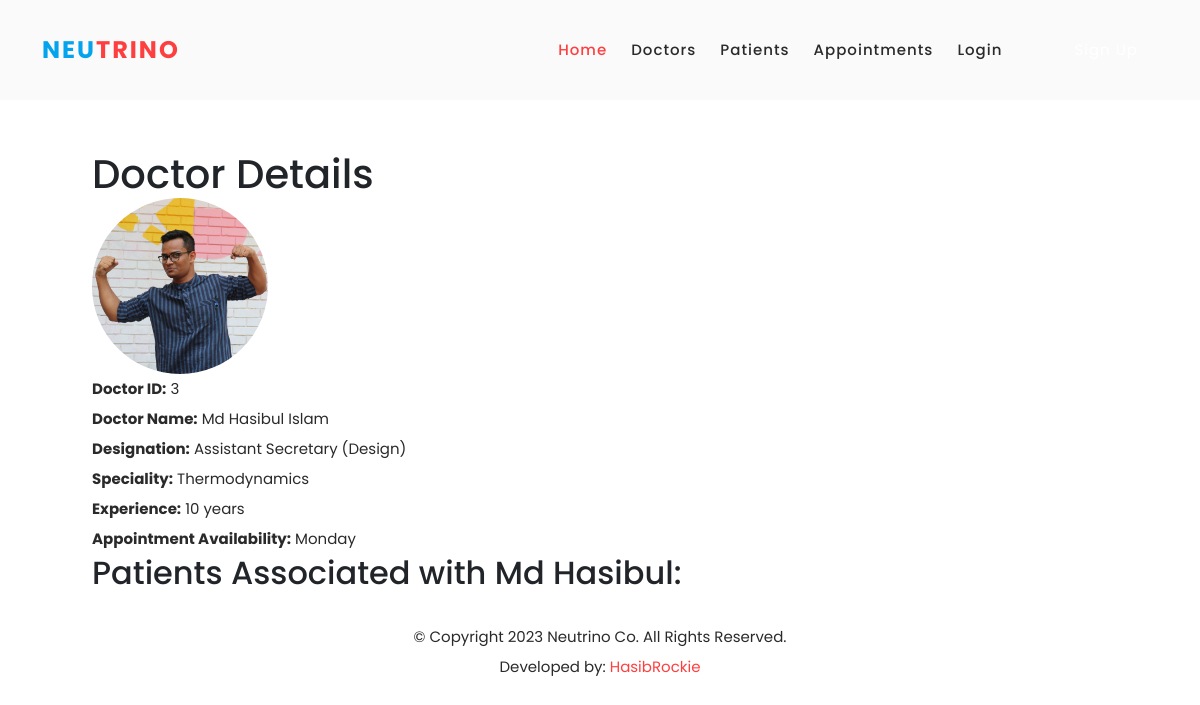
Before: /doctors/details/3/ with the older database file.
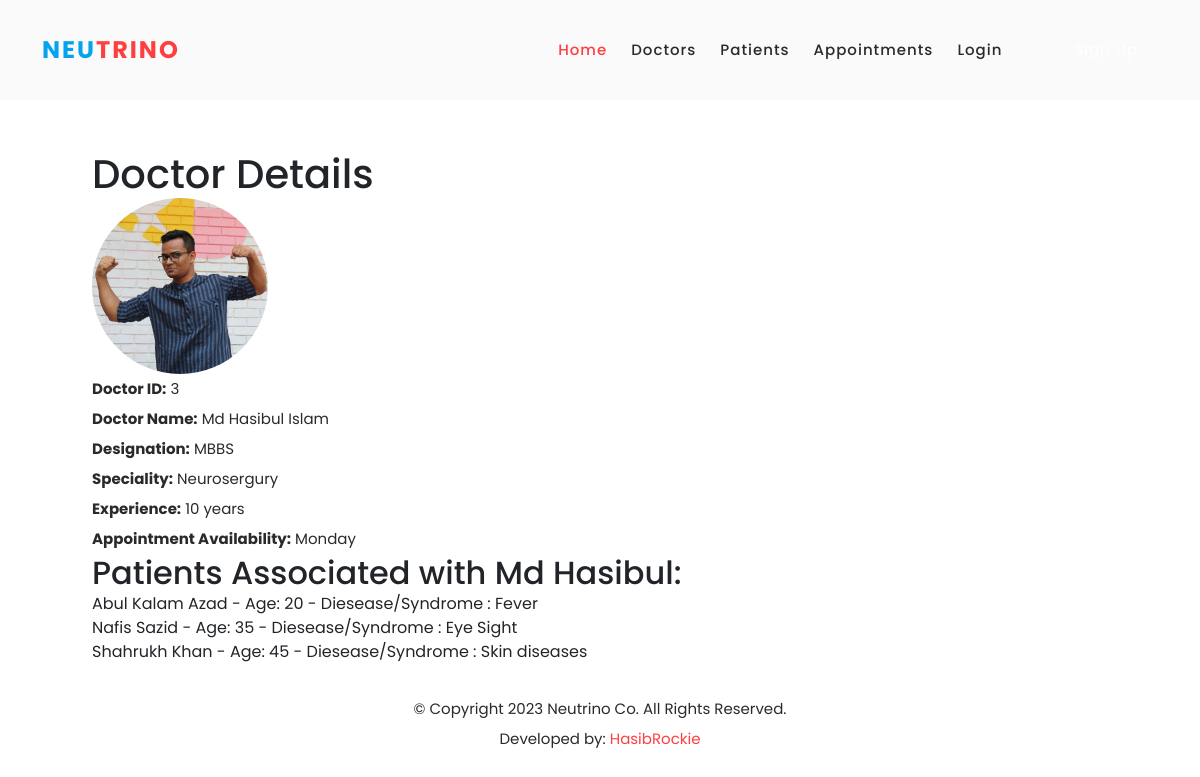
After: the same page with the newer database file.
### doctors/models.py (models this page shows, shortened)
class DoctorModel(models.Model):
    doctor_id = models.AutoField(primary_key=True)
    account = models.ForeignKey(Account, on_delete=models.CASCADE, related_name='doctor', null=True, blank=True)
    designation = models.CharField(max_length=255)
    speciality = models.CharField(max_length=255)
    experience = models.CharField(max_length=255)
    date_joined = models.DateTimeField(auto_now_add=True)
    APPOINTMENT_DAYS_CHOICES = [
        ('monday', 'Monday'),
        ('tuesday', 'Tuesday'),
        ('wednesday', 'Wednesday'),
        ('thursday', 'Thursday'),
        ('friday', 'Friday'),
        ('saturday', 'Saturday'),
        ('sunday', 'Sunday'),
    ]
    appointment_available_days = models.CharField(max_length=100, choices=APPOINTMENT_DAYS_CHOICES, blank=True, null=True)

### accounts/models.py (models this page shows, shortened)
class Account(AbstractBaseUser):
    first_name      = models.CharField(max_length=50)
    last_name       = models.CharField(max_length=50)
    username        = models.CharField(max_length=50, unique=True)
    email           = models.EmailField(max_length=100, unique=True)
    phone_number    = models.CharField(max_length=50)
    date_joined     = models.DateTimeField(auto_now_add=True)
    last_login      = models.DateTimeField(auto_now=True)
    is_admin        = models.BooleanField(default=False)
    is_staff        = models.BooleanField(default=False)
    is_active       = models.BooleanField(default=False)
    is_superadmin   = models.BooleanField(default=False)
    USERNAME_FIELD = 'email'
    REQUIRED_FIELDS = ['username', 'first_name', 'last_name']
    objects = MyAccountManager()

class UserProfile(models.Model):
    user = models.OneToOneField(Account, on_delete=models.SET_NULL, null=True, related_name='profile')
    address_line_1 = models.CharField(blank=True, max_length=100)
    address_line_2 = models.CharField(blank=True, max_length=100)
    profile_picture = models.ImageField(blank=True, upload_to='photos/userprofile')
    city = models.CharField(blank=True, max_length=20)
    state = models.CharField(blank=True, max_length=20)
    country = models.CharField(blank=True, max_length=20)

### patients/models.py (models this page shows, shortened)
class AppointmentModel(models.Model):
    patient_name = models.CharField(max_length=255)
    patient_contact = models.CharField(max_length=255)
    patient_age = models.IntegerField()
    doctor = models.ForeignKey(DoctorModel, on_delete=models.CASCADE, related_name='appointment')
    date = models.DateField()
    time = models.TimeField()
    disease_syndrome = models.CharField(max_length=255, null=True, blank=True)
    is_new = models.BooleanField(default=True)
    appointment_time = models.DateTimeField(auto_now_add=True)

### doctors/views.py (the view)
# urls.py: path('details/<int:doctor_id>/', views.doctor_details, name='doctor_details'),
def doctor_details(request, doctor_id):
    doctor = get_object_or_404(DoctorModel, pk=doctor_id)
    return render(request, 'doctors/doctor_details.html', {'doctor': doctor})

### doctors/templates/doctors/doctor_details.html
{% extends "base.html" %} {% block content %}
<div class="container" style="margin-top:150px;margin-left:80px; align-items:center">
  <div class="row">
    <h1>Doctor Details</h1>
    <img src="{{doctor.account.profile.profile_picture.url}}" alt="{{doctor.doctor_id}}" style="width:200px; border-radius:50%; text-align:center"> <br>
    <br>
    <p><strong>Doctor ID:</strong> {{ doctor.doctor_id }}</p>
    <p>
      <strong>Doctor Name:</strong> {{ doctor.account.first_name }} {{doctor.account.last_name }}
    </p>
    <p><strong>Designation:</strong> {{ doctor.designation }}</p>
    <p><strong>Speciality:</strong> {{ doctor.speciality }}</p>
    <p><strong>Experience:</strong> {{ doctor.experience }}</p>
    <p>
      <strong>Appointment Availability:</strong> {{doctor.get_appointment_available_days_display }}
    </p>
    <h2>Patients Associated with {{ doctor.account.first_name }}:</h2>
    <ul>
      {% for patient in doctor.appointment.all %}
      <li>{{ patient.patient_name }} - Age: {{ patient.patient_age }} - Diesease/Syndrome : {{patient.disease_syndrome}}</li>
      {% endfor %}
    </ul>
  </div>
</div>
{% endblock %}

Changed rows visible on the page:
changed DoctorModel "Monday": designation "Assistant Secretary (Design)" → "MBBS"; speciality "Thermodynamics" → "Neurosergury"
added AppointmentModel: patient_name "Abul Kalam Azad", patient_age "20", disease_syndrome "Fever"
added AppointmentModel: patient_name "Nafis Sazid", patient_age "35", disease_syndrome "Eye Sight"
added AppointmentModel: patient_name "Shahrukh Khan", patient_age "45", disease_syndrome "Skin diseases"
